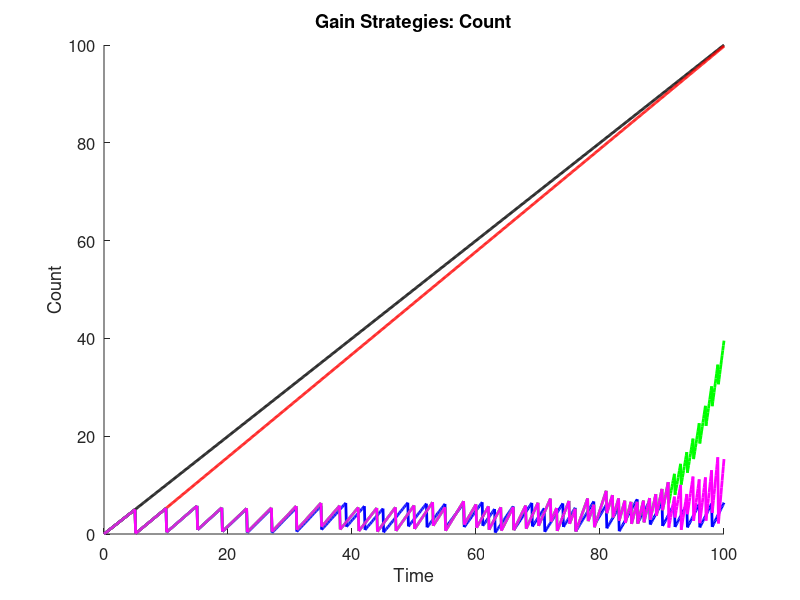
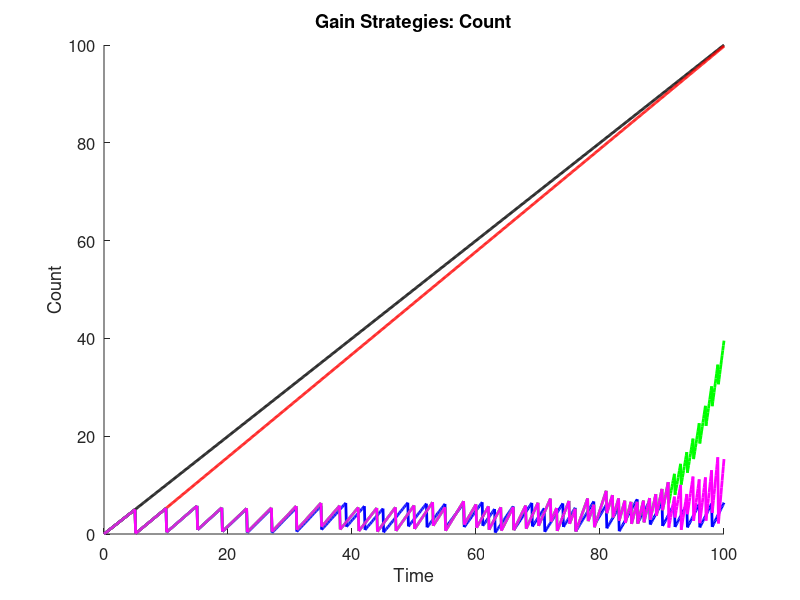
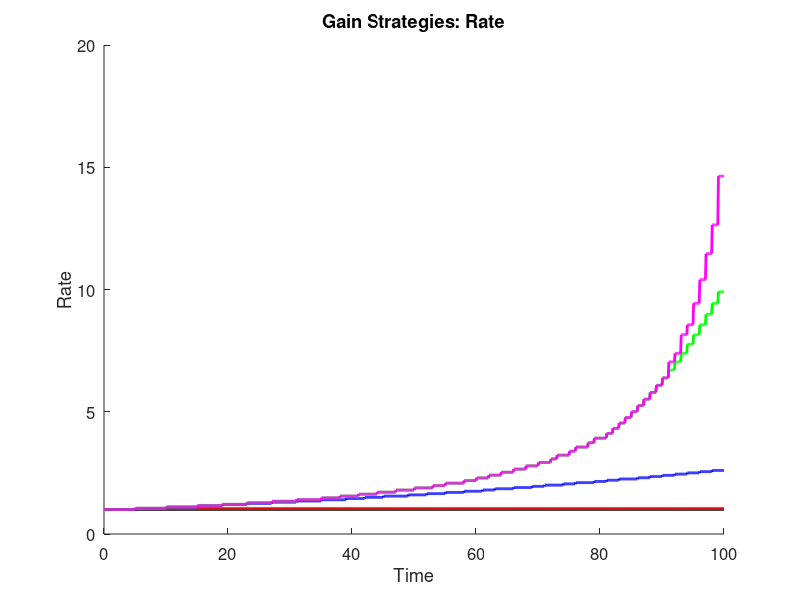
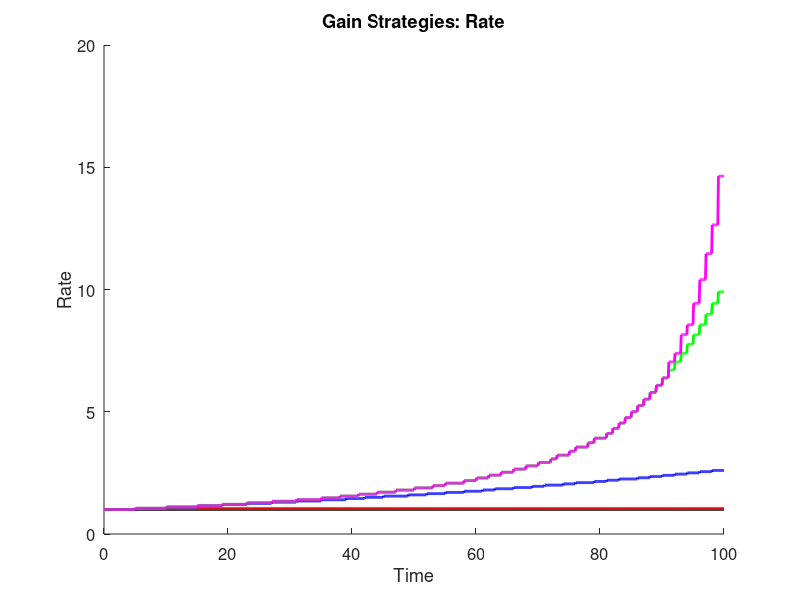

MATLAB code for these plots, in order: (Note: this script raises an error after producing the figures.)
% GainStrategies.m
%
% Question: Is it better to spend and increase productivity or to keep a
% steady gain when trying to reach a set amount?
% Answer: This code! (Potentially...)
%
% Code: starting at the same point, with the same gain rate, one case will
% raise steadily as the control.  Different cases will be added to show
% different strategies, such as spending points to increase gain rate,
% doing so once or constantly, for different amounts of gain rate increase,
% etc...
%
% INPUTS:
%
% OUTPUTS:
% 1) Plot with different cases showing gain over set amount of time, very
% long-term
% 2) Spreadsheet with data values
% 3) Spreadsheet with summary
%
% CASES:
% 0) ControlCase - Steady, linear, increasing 1-to-1; will also be uses as
% a counter
% XX) CaseXX - start with steady gain, reach certain amount, spend points
% to increase gain rate, reach certain amount again, spend points to
% increase gain rate again
% VARIABLES: not all may be used
% 1) Spend Amount - minimum spending amount to increase gain rate; will try
% different minimum amounts
% 2) Gain Rate Increase - amount by which gain rate will increase; will try
% different incease amounts
% 3) Type of Increase - addition or multiplication; multiplication will be
% greater, addition will show by how much
% 4) Times to Increase Gain - number of times to spend and increase gain;
% will try limited or continuous
% 5) Limit of Single Increase - number of spending and increase in one
% action; will try minimum of 1 to maximum available

% Clean up MATLAB workstation; check which are needed
close all;
clear all;
clc;

% Time it
tic

% Designate output directory
out_dir = 'C:\Users\I2R_Admin\Documents\Work\Study\Git\RepositoryExample\Outputs\'

% Set up output file
gainDetailsFile = 'GainStrategies.xlsx';
IDT = {'Time\Control Case', 'Control Rate', 'Case 1', 'Rate 1', 'Case 2','Rate 2', 'Case 3', 'Rate 3', 'Case 4', 'Rate 4'};
IDI = {};
IDD = 0;
rowToWrite = 0;

% Control case details
timeLength = 100;
controlGain = 0.1;
increaseRate = 0.05;

% Case details
sumCase1 = 0;
gainCase1 = controlGain;
haveInc = 0;
sumCase2 = 0;
gainCase2 = controlGain;
sumCase3 = 0;
gainCase3 = controlGain;
sumCase4 = 0;
gainCase4 = controlGain;

for t = 0:controlGain:timeLength
    rowToWrite = rowToWrite + 1;
    
    % Document counts
    % Control case
    IDD(rowToWrite, 1) = t;
    IDD(rowToWrite, 2) = controlGain/0.1;
    % Case 1
    IDD(rowToWrite, 3) = sumCase1;
    IDD(rowToWrite, 4) = gainCase1/0.1;
    % Case 2
    IDD(rowToWrite, 5) = sumCase2;
    IDD(rowToWrite, 6) = gainCase2/0.1;
	% Case 3
	IDD(rowToWrite, 7) = sumCase3;
	IDD(rowToWrite, 8) = gainCase3/0.1;
    % Case 4
    IDD(rowToWrite, 9) = sumCase4;
    IDD(rowToWrite, 10) = gainCase4/0.1; 
    
    % Change rates
    % Case 1
    if haveInc == 0
        if single(sumCase1) >= 5
            haveInc = 1;
            sumCase1 = double(single(sumCase1) - 5);
            gainCase1 = gainCase1 + (increaseRate*controlGain);
        end
    end
    % Case 2
    if mod(t, 1) == 0
        if single(sumCase2) >= 5
            sumCase2 = double(single(sumCase2) - 5);
            gainCase2 = gainCase2 + (increaseRate*controlGain);
        end
    end
	% Case 3
	if mod(t, 1) == 0
		if single(sumCase3) >= 5
			sumCase3 = double(single(sumCase3) - 5);
			gainCase3 = gainCase3*(1 + increaseRate);
		end
    end
    % Case 4
    if mod(t, 1) == 0
        while single(sumCase4) >= 5
            sumCase4 = double(single(sumCase4) - 5);
            gainCase4 = gainCase4*(1 + increaseRate);
        end
    end
    
    % Increment cases
    sumCase1 = sumCase1 + gainCase1;
    sumCase2 = sumCase2 + gainCase2;
	sumCase3 = sumCase3 + gainCase3;
    sumCase4 = sumCase4 + gainCase4;
end

figure;
hold on
plot(IDD(:, 1), IDD(:, 1), 'k', 'LineWidth', 2);
plot(IDD(:, 1), IDD(:, 3), 'r', 'LineWidth', 2);
plot(IDD(:, 1), IDD(:, 5), 'b', 'LineWidth', 2);
plot(IDD(:, 1), IDD(:, 7), 'g', 'LineWidth', 2);
plot(IDD(:, 1), IDD(:, 9), 'm', 'LineWidth', 2);
title('Gain Strategies: Count', 'Interpreter', 'none');
xlabel('Time', 'FontSize', 12);
ylabel('Count', 'FontSize', 12);
set(gca, 'FontSize', 12);
savefig(gcf, [out_dir 'GainStrategies.fig']);
saveas(gcf, [out_dir 'GainStrategies.png']);

figure;
hold on
plot(IDD(:, 1), IDD(:, 2), 'k', 'LineWidth', 2);
plot(IDD(:, 1), IDD(:, 4), 'r', 'LineWidth', 2);
plot(IDD(:, 1), IDD(:, 6), 'b', 'LineWidth', 2);
plot(IDD(:, 1), IDD(:, 8), 'g', 'LineWidth', 2);
plot(IDD(:, 1), IDD(:, 10), 'm', 'LineWidth', 2);
title('Gain Strategies: Rate', 'Interpreter', 'none');
xlabel('Time', 'FontSize', 12);
ylabel('Rate', 'FontSize', 12);
set(gca, 'FontSize', 12);
savefig(gcf, [out_dir 'GainRate.fig']);
saveas(gcf, [out_dir 'GainRate.png']);

saveData(out_dir, gainDetailsFile, IDT, IDI, IDD);

% Timed
toc
